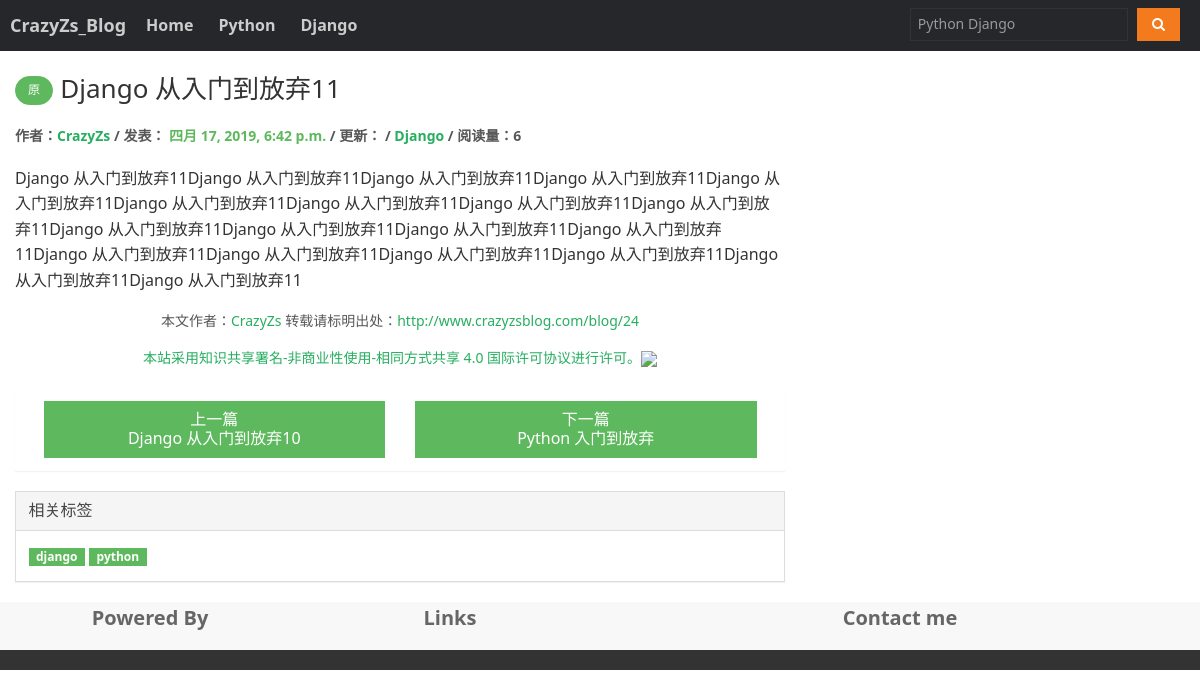
Screenshot of /blog/24 with the database file from the repository.
### blog/models.py (models this page shows, shortened)
class Article(models.Model):
    ART_TYPE = (
        ('0', '草稿'),
        ('1', '软删除'),
        ('2', '正常'),
    )
    ORIGIN_TYPE = (
        ('0', '转载'),
        ('1', '原创'),
    )
    UP_TYPE = (
        ('1', '置顶'),
        ('0', '取消置顶'),
    )
    SUPPORT_TYPE = (
        ('1', '推荐'),
        ('0', '取消推荐'),
    )
    article_title = models.CharField(max_length=50, unique=True, verbose_name='文章标题')
    article_synopsis = models.TextField(blank=True, null=True, verbose_name='简介')
    article_image = models.ImageField(max_length=100, upload_to='image/article/',
                                      default=' ', verbose_name='文章配图')
    article_content = models.TextField(blank=True, null=True, verbose_name='文章内容')
    article_user = models.ForeignKey(UserProfile, verbose_name='文章作者')
    article_category = models.ForeignKey(Category, verbose_name='所属分类')
    article_tag = models.CharField(max_length=50, blank=True, null=True, verbose_name='文章标签')
    article_type = models.CharField(max_length=10, choices=ART_TYPE, default='2', verbose_name='文章类别')
    article_original = models.CharField(max_length=10, choices=ORIGIN_TYPE, default='1', verbose_name='是否原创')
    article_click = models.IntegerField(default=0, verbose_name='文章点击率')
    article_up = models.CharField(max_length=10, choices=UP_TYPE, default='1', verbose_name='文章置顶')
    article_support = models.CharField(max_length=10, choices=SUPPORT_TYPE, default='1', verbose_name='文章推荐')
    article_create_time = models.DateTimeField(auto_now_add=True, verbose_name='创建时间')
    class Meta:
        verbose_name = '文章'
        verbose_name_plural = verbose_name
        ordering = ['-article_create_time']
    def increase_article_click(self):
        self.article_click += 1
        self.save()

class UserProfile(AbstractUser):
    GENDER = (
        ('m', '男'),
        ('f', '女'),
        ('o', '保密'),
    )
    user_nick_name = models.CharField(max_length=24, unique=True, verbose_name='昵称')
    user_gender = models.CharField(max_length=10, choices=GENDER, default='o', verbose_name='性别')
    user_birthday = models.DateField(blank=True, null=True, verbose_name='生日')
    user_mobile = models.CharField(max_length=11, blank=True, null=True, verbose_name='电话号码')
    user_address = models.CharField(max_length=200, blank=True, null=True, verbose_name='地址')
    user_detail = models.CharField(max_length=200, verbose_name="个人简介", blank=True, null=True)
    user_image = models.ImageField(max_length=100, upload_to='image/user/', default='', verbose_name='用户头像')
    class Meta:
        verbose_name = '用户'
        verbose_name_plural = verbose_name
        ordering = ['-id']

class Category(models.Model):
    category_name = models.CharField(max_length=20, blank=True, null=True, verbose_name='分类名称')
    category_detail = models.CharField(max_length=100, blank=True, null=True, verbose_name='分类介绍')
    category_icon = models.CharField(max_length=100, blank=True, null=True, verbose_name='分类图标')
    category_sort_id = models.IntegerField(default=1, verbose_name='分类排序')
    def __str__(self):
        return self.category_name
    class Meta:
        verbose_name = '博客分类'
        verbose_name_plural = verbose_name

### blog/views.py (the view)
# urls.py: 2. Add a URL to urlpatterns:  url(r'^blog/', include('blog.urls'))
def blog(request,id):
    article = Article.objects.get(pk=id)
    article.increase_article_click() # 增加访问量
    try:
        pa = Article.objects.get(pk=int(id)-1) # 前一篇
        if pa.article_type != '2':
            pa=None
    except Exception as e:
        pa = None
    try:
        na = Article.objects.get(pk=int(id)+1) # 后一篇
        if na.article_type != '2':
            na = None
    except Exception as e:
        na = None
    tags = article.article_tag.split(',')
    if article.article_type != '2':
        return render(request,'404.html')
    else:
        return render(request,'blog/blog.html',{
            'article':article,
            'pa':pa,
            'na':na,
            'tags':tags,
        })

### blog/templatetags/mytags.py (called while the page is built)
@register.filter
def toMarkdown(str):
    return markdown(str)

### templates/blog/blog.html (shortened to what this page needs)
{% extends 'base.html' %}
{% load staticfiles %}
{% load mytags %}
{% block article %}
<article class="article-main">
      <h3 class="am-article-title blog-title">
          {% if article.article_original == '1' %}
          <button type="button" class="am-btn am-btn-success am-round am-btn-xs" title="本文为作者原创">原</button>
          {% endif %}
        <a href="#">{{ article.article_title }}</a>
      </h3>
      <h4 class="am-article-meta blog-meta">作者：<a href="/?c=6c" class="am-text-warning">{{ article.article_user.user_nick_name }}</a>
         / 发表：<span class="am-text-success"> {{ article.article_create_time }} </span> / 更新：<span class="am-text-success"> {{ article.article_update_time }} </span>
       / <a href="{% url '' %}?c={{ article.article_category.id}}" class="am-text-secondary">{{ article.article_category }}</a> / 阅读量：{{ article.article_click }}
      </h4>
      <div class="blog-content">
       {% autoescape off %}
        {{ article.article_content|toMarkdown }}
       {% endautoescape %}
      </div>
      <div class="am-article-meta blog-meta">
      <p class="am-text-sm am-text-center">本文作者：<a href="/?c=6c" class="am-text-warning">{{ article.article_user.user_nick_name }}</a> 转载请标明出处：<a class="am-text-warning " href="/blog/{{ article.id }}">http://www.crazyzsblog.com/blog/{{ article.id }}</a></p>
      <p class="am-text-sm am-text-center"><a rel="license" href="https://creativecommons.org/licenses/by-nc-sa/4.0/deed.zh" target="_blank" > 本站采用知识共享署名-非商业性使用-相同方式共享 4.0 国际许可协议进行许可。<img  style="border-width:0" src="https://i.creativecommons.org/l/by-nc-sa/4.0/80x15.png" /></a></p>
      </div>
      <div class="am-panel blog-pn">
        <div class="am-panel-bd">
          <div class="am-u-sm-6">
            {% if pa %}
            <a type="button" class="am-btn am-btn-default am-btn-success am-center am-text-truncate" href="/blog/{{ pa.id }}">上一篇
                <br>{{ pa.article_title  }}
              </a>
            {% endif %}
          </div>
          <div class="am-u-sm-6">
            {% if na %}
              <a type="button" class="am-btn am-btn-default am-btn-success am-center am-text-truncate" href="/blog/{{ na.id }}">下一篇
                  <br>{{ na.article_title  }}
              </a>
              {% endif %}
          </div>
        </div>
      </div>
      {% if tags %}
      <div class="am-panel am-panel-default blog-tag">
        <div class="am-panel-hd">相关标签</div>
        <div class="am-panel-bd">
         {% for tag in tags  %}
          <a href="{% url '' %}?t={{ tag }}" class="am-badge am-badge-success">{{ tag }}</a>
        {% endfor %}
        </div>
      </div>
      {% endif %}
</article>
<link rel="stylesheet" href="/static/highlight/styles/atom-one-light.css">
{% endblock %}

### static/appa.css (style rules this page uses)
.blog-title { margin: 10px 0 20px 0; }
.blog-meta { font-size: 14px; margin: 10px 0 20px 0; color: #575757; }
.blog-meta a { color: #27ae60; }
.blog-title a { font-size: 26px; }
.blog-pn { height: auto; overflow: hidden; }
.blog-pn .am-panel-bd { height: auto; overflow: hidden; }

### rows the page displays
Article: article_title "Django 从入门到放弃11", article_user.user_nick_name "CrazyZs", article_create_time "四月 17, 2019, 6:42 p.m.", article_category "Django", article_click "6", article_content|toMarkdown "Django 从入门到放弃11Django 从入门到放弃11Django 从入门到放弃11Django 从入门到放弃11Django 从入门到放弃11Django 从入门到放弃11Django 从入门到放弃11Django 从入门到放弃11Django 从入门到放弃11Django 从入门到放弃11Django 从入门到放弃11Django 从入门到放弃11Django 从入门到放弃11Django 从入门到放弃11Django 从入门到放弃11Django 从入门到放弃11Django 从入门到放弃11Django 从入门到放弃11Django 从入门到放弃11", id "24"
Article: article_title "Django 从入门到放弃10"
Article: article_title "Python 入门到放弃"

### other values shown
{{ tag }} "django" "python"
